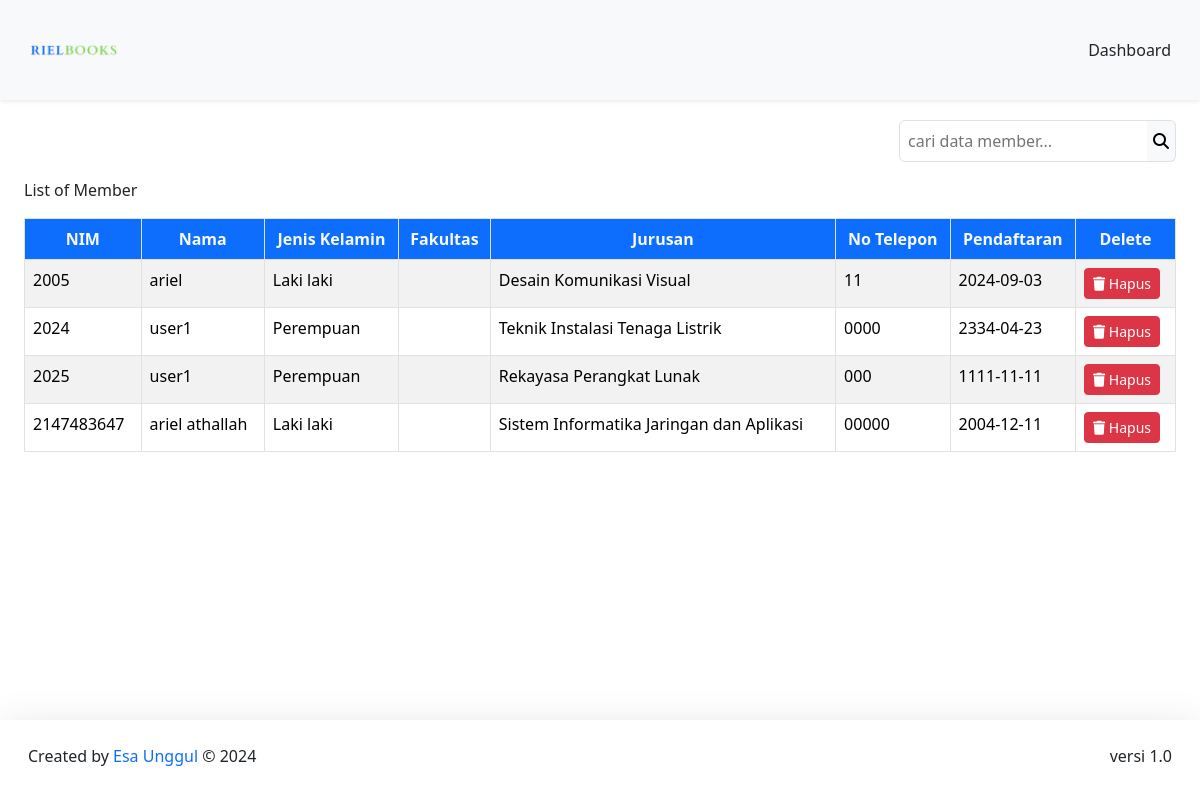
Page /DashboardAdmin/member/member.php (signed in) on the committed database.
### tables this page shows
CREATE TABLE `member` (
  `nisn` int(11) NOT NULL,
  `kode_member` varchar(12) NOT NULL,
  `nama` varchar(255) NOT NULL,
  `password` varchar(255) NOT NULL,
  `jenis_kelamin` varchar(20) NOT NULL,
  `kelas` varchar(5) NOT NULL,
  `jurusan` varchar(50) NOT NULL,
  `no_tlp` varchar(15) NOT NULL,
  `tgl_pendaftaran` date NOT NULL
);

### config/config.php (called while the page is built, shortened)
<?php
$host = "127.0.0.1";
$username = "root";
$password = "";
$database_name = "library2";
$connection = mysqli_connect($host, $username, $password, $database_name);
function queryReadData($query) {
    global $connection;
    $result = mysqli_query($connection, $query);
    $rows = [];
    while ($row = mysqli_fetch_assoc($result)) {
        $rows[] = $row;
    }
    return $rows;
}
?>

### DashboardAdmin/member/member.php (the view, shortened to what this page needs)
    <?php
    require "../../config/config.php";
    $member = queryReadData("SELECT * FROM member");
    ?>
    <!DOCTYPE html>
    <html lang="en">
    <head>
        <link href="https://cdn.jsdelivr.net/npm/bootstrap@5.3.2/dist/css/bootstrap.min.css" rel="stylesheet">
    </head>
    <body>
        <nav class="navbar fixed-top bg-body-tertiary shadow-sm">
        <div class="container-fluid p-3">
            <a class="navbar-brand" href="#">
            <img src="../../assets/p.png" alt="logo" width="120px">
            </a>
            <a class="btn btn-tertiary" href="../dashboardAdmin.php">Dashboard</a>
        </div>
        </nav>
        <div class="p-4 mt-5">
        <form action="" method="post" class="mt-5">
        <div class="input-group d-flex justify-content-end mb-3">
            <input class="border p-2 rounded rounded-end-0 bg-tertiary" type="text" name="keyword" id="keyword" placeholder="cari data member...">
            <button class="border border-start-0 bg-light rounded rounded-start-0" type="submit" name="search"><i class="fa-solid fa-magnifying-glass"></i></button>
        </div>
        </form>
        <caption>List of Member</caption>
        <div class="table-responsive mt-3">
        <table class="table table-striped table-hover table-bordered">
    <thead class="text-center">
        <tr>
            <th class="bg-primary text-light">NIM</th>
            <th class="bg-primary text-light">Nama</th>
            <th class="bg-primary text-light">Jenis Kelamin</th>
            <th class="bg-primary text-light">Fakultas</th>
            <th class="bg-primary text-light">Jurusan</th>
            <th class="bg-primary text-light">No Telepon</th>
            <th class="bg-primary text-light">Pendaftaran</th>
            <th class="bg-primary text-light">Delete</th>
        </tr>
    </thead>
    <tbody>
        <?php foreach ($member as $item) : ?>
        <tr>
            <td><?= htmlspecialchars($item["nisn"]); ?></td>
            <td><?= htmlspecialchars($item["nama"]); ?></td>
            <td><?= htmlspecialchars($item["jenis_kelamin"]); ?></td>
            <td><?= htmlspecialchars($item["Fakultas"]); ?></td>
            <td><?= htmlspecialchars($item["jurusan"]); ?></td>
            <td><?= htmlspecialchars($item["no_tlp"]); ?></td>
            <td><?= htmlspecialchars($item["tgl_pendaftaran"]); ?></td>
            <td>
                <a href="deleteMember.php?id=<?= $item["nisn"]; ?>"
                    class="btn btn-danger btn-sm"
                    onclick="return confirm('Yakin ingin menghapus data member ?');">
                    <i class="fa-solid fa-trash"></i> Hapus
                </a>
            </td>
        </tr>
        <?php endforeach; ?>
    </tbody>
</table>
        </div>
    </div>
        <footer class="fixed-bottom shadow-lg bg-subtle p-3">
        <div class="container-fluid d-flex justify-content-between">
        <p class="mt-2">Created by <span class="text-primary"> Esa Unggul</span> © 2024</p>
        <p class="mt-2">versi 1.0</p>
        </div>
        </footer>
    </body>
    </html>

### rows in the picture
member: nisn "2005", nama "ariel", jenis_kelamin "Laki laki", jurusan "Desain Komunikasi Visual", no_tlp "11", tgl_pendaftaran "2024-09-03"
member: nisn "2024", nama "user1", jenis_kelamin "Perempuan", jurusan "Teknik Instalasi Tenaga Listrik", no_tlp "0000", tgl_pendaftaran "2334-04-23"
member: nisn "2025", nama "user1", jenis_kelamin "Perempuan", jurusan "Rekayasa Perangkat Lunak", no_tlp "000", tgl_pendaftaran "1111-11-11"
member: nisn "2147483647", nama "ariel athallah", jenis_kelamin "Laki laki", jurusan "Sistem Informatika Jaringan dan Aplikasi", no_tlp "00000", tgl_pendaftaran "2004-12-11"
